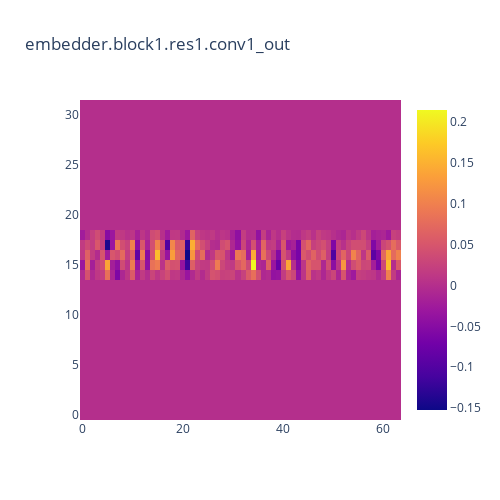

Source (notebook cell):
### Code cell
# Now that we have the conv labels, let's visualize the activations at each one using plotly
import plotly.graph_objects as go
from plotly.subplots import make_subplots
import plotly.express as px

def plot_conv_activations(label: str, channel: int):
    activations = hook.get_value_by_label(label)
    activations = rearrange(activations, 'b c h w -> b h w c')
    assert channel < activations.shape[-1], "Channel doesn't exist at this layer"
    diff_activations = activations[1] - activations[0] # Subtract in order to cancel out bias terms which don't behave differently in the presence of our 1/0 discrepancy on the dummy input

    fig = go.Figure(data=go.Heatmap(z=diff_activations[channel]))
    fig.update_layout(height=500, width=500, title_text=label)
    fig.show()

interact(plot_conv_activations, label=Dropdown(options=conv_labels), channel=IntSlider(min=0, max=128, step=1, value=0))

### Figure 1 — Plotly figure (JSON) as saved in the notebook; plotly's stock layout.template omitted (floating-point values rounded to 4 significant figures; data arrays with more than 128 entries replaced by an {"elided": "..."} marker saying what was removed)
{"data": [{"type": "heatmap", "z": {"elided": "32x64 float values"}}], "layout": {"height": 500, "title": {"text": "embedder.block1.res1.conv1_out"}, "width": 500}}
